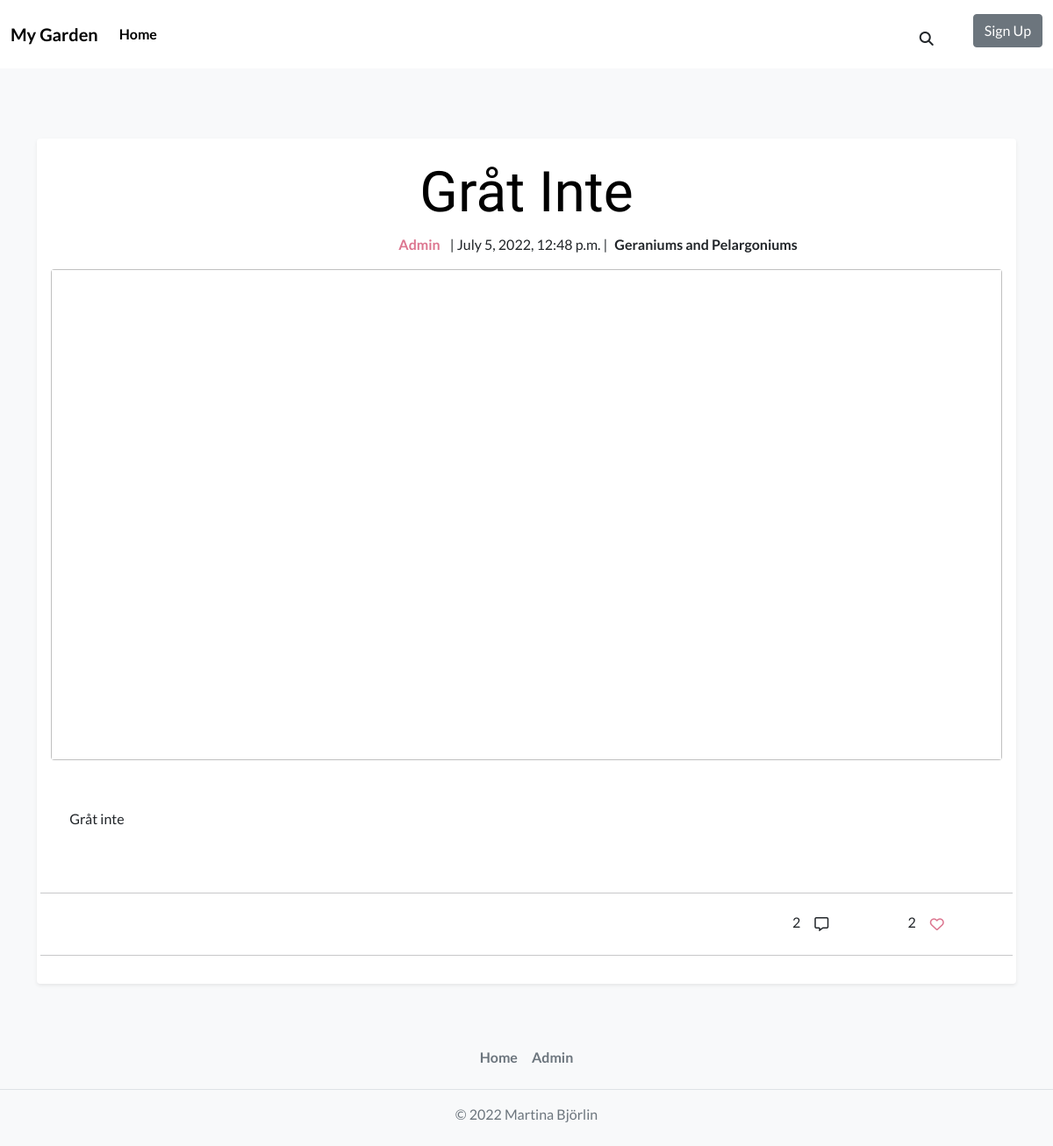
The page /blogpost/grat-inte/ on the database its author committed.
### blog_post/models.py (models this page shows, shortened)
class Post(models.Model):
    PUBLISH_STATUS = ((0, "Draft"), (1, "Publish"))
    title = models.CharField(max_length=100)
    slug = models.SlugField(max_length=200, unique=True)
    meta_description = models.CharField(max_length=150, blank=True)
    author = models.ForeignKey(
        User,
        on_delete=models.CASCADE,
        related_name="post_author",
    )
    category = models.ForeignKey(
        Category,
        on_delete=models.CASCADE,
        related_name="post_category",
    )
    created_on = models.DateTimeField(auto_now_add=True)
    updated_on = models.DateTimeField(auto_now=True)
    content = models.TextField()
    published = models.IntegerField(choices=PUBLISH_STATUS, default=0)
    publish_date = models.DateTimeField(blank=True, null=True)
    likes = models.ManyToManyField(
        Profile, related_name="post_likes", default=[0], blank=True
    )
    number_of_likes = models.BigIntegerField(default="0")
    liked = models.BooleanField(default=False)
    post_img = CloudinaryField("post_image", default="default_image")
    class Meta:
        ordering = ["-created_on"]

class Category(models.Model):
    name = models.CharField(
        max_length=50,
        unique=True,
        blank=False,
        null=False,
    )
    slug = models.SlugField(
        max_length=200,
        unique=True,
        blank=False,
        null=False,
    )
    category_img = CloudinaryField(
        "category_image",
        default="default_image",
    )
    class Meta:
        verbose_name_plural = "categories"
    def __str__(self):
        return f"{self.name}"

### blog_post/views.py (the view)
# urls.py: path('<slug:slug>/', views.BlogPostDetail.as_view(), name='blog_post'),
class BlogPostDetail(generic.DetailView):
    template_name = "blog_post_detail.html"
    def get(self, request, slug, *args, **kwargs):
        queryset = Post.objects.filter(published=1).order_by("-created_on")
        post = get_object_or_404(queryset, slug=slug)
        liked = False
        if hasattr(self.request.user, "profile"):
            if post.likes.filter(id=request.user.profile.id).exists():
                liked = True
        context = {
            "post": post,
            "liked": liked,
        }
        return render(
            request,
            "blog_post_detail.html",
            context,
        )

### profiles/models.py (called while the page is built)
    def __str__(self):
        return f"{self.user}"

### blog_post/templates/blog_post_detail.html (shortened to what this page needs)
{% extends 'base.html' %}
{% load static %}
{% block content %}
<article class=" blog-post-detail shadow-sm p-3 mb-5 bg-body rounded">
    <div class="row">
        <span class="text-center">
            <a href="{% url 'blog_post' post.slug %}" class="blog-post-header">
                <h1 class="display-3 text-capitalize blog-post-header">{{post.title}}</h1>
            </a>
        </span>
    </div>
    <div class="row">
        <div class="col-lg-7 col-md-12 col-sm-12 g-0">
            <p class="text-center text-lg-end"><span class="fw-bold post-author m-2">{{post.author}} </span>| {{post.created_on}} |</p>
        </div>
        <div class="col-lg-5 col-md-12 col-sm-12 g-0">
            <p class="text-center text-lg-start text-md-center text-sm-center fw-bold"><span class="m-2">{{post.category}}</span></p>
        </div>
    </div>
    <div>
        {% if 'default_image' in post.post_img.url %}
        <img src="../../static/media/temporary_default.jpeg" class="bg-body rounded" alt="..." width="100%" >
        {% else %}
        <img id="blog-post-detail-img" class="bg-body rounded"  src=" {{ post.post_img.url }}" width="100%">
        {% endif %}
    </div>
    <article id="blog-post-body">
        <div class="row">
            <p class="blog-post-content"> {{post.content}} </p>
        </div>
    </article>
    <div class="comment-and-like-section">
        <div class="row">
            <hr>
            <div class="col-9 col-md-10 col-lg-10">
                <p class="text-end">{{post.post_comments.count}}
                    <button class="btn btn-comments" type="button"><i class="far fa-comment-alt"></i></button>
                </p>
            </div>
            <div class="col-3 col-md-2 col-lg-2 text-center">
                <span>{{post.number_of_likes}}</span>
                {% if request.user.is_authenticated %}
                    {% if liked %}
                    <button class="btn btn_likes" id="btn-like" name="{% url 'post_likes' post.slug %}" type="submit"
                    value="{{post.id}}"><i id="btn-i" class="fas fa-heart btn-icon"></i></button>
                    {% else %}
                    <button class="btn btn_likes" id="btn-like" name="{% url 'post_likes' post.slug %}" type="submit"
                    value="{{post.id}}"><i id="btn-i" class="far fa-heart btn-icon"></i></button>
                    {% endif %}
                {% else %}
                <button class="btn" id="btn-like" onclick="alertMsgVisitorLikes()"><i id="btn-i" class="far fa-heart btn-icon"></i></button>
                {% endif %}
            </div>
            <hr>
        </div>
    </div>
</article>
{% endblock %}

### static/css/style.css (style rules this page uses)
h1 { font-family: 'Amatic SC', cursive; font-size: 6rem; }
body { font-family: 'Lato', sans-serif; }
a { text-decoration: none; text-align: center; color: black; }
#btn-i { color: #dc758f; }
.blog-post-header { display: inline-block; }
#blog-post-detail-img { height: 44rem; object-fit: cover; }
.blog-post-detail { margin-bottom: 5%; padding-top: 2%; padding-left: 5%; padding-right: 5%; }
.post-author { color: #dc758f; }
.blog-post-content { padding: 5% 3% 5% 3%; }
.post-author { text-align: center; }
@media screen and (max-width: 1200px) and (min-width: 992px) { #blog-post-detail-img { height: 35rem; } }

### rows shown on the page
Post: title "Gråt Inte", author "Admin", created_on "July 5, 2022, 12:48 p.m.", category "Geraniums and Pelargoniums", content "Gråt inte", post_comments.count "2", number_of_likes "2"
